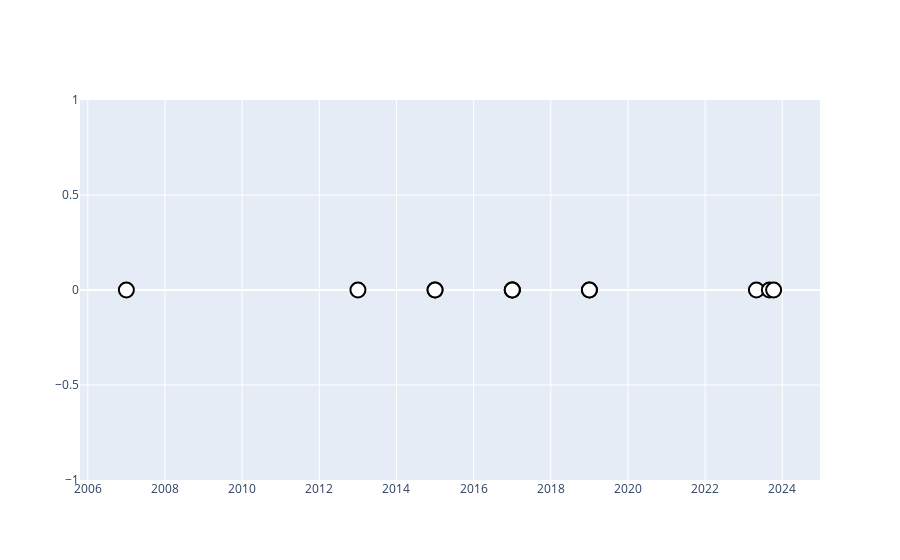

This figure's notebook cell:
### Code cell
df = pd.read_csv('timeline_2007.csv')
# df['y'] = 0

fig=go.Figure()

fig.add_trace(go.Scatter(
    x=df['Date'], 
    y=np.zeros(len(df)), 
    # mode='lines',
    # showlegend=False,

    marker=dict(
        symbol='circle',
        size = 15, 
        color='rgba(255,255,255,1)', 
        
    line=dict(
        color='rgba(0,0,0,1)', 
        width = 2),
    )
))
fig.show()

### Figure 1 — Plotly figure (JSON) as saved in the notebook; plotly's stock layout.template omitted (floating-point values rounded to 4 significant figures)
{"data": [{"marker": {"color": "rgba(255,255,255,1)", "line": {"color": "rgba(0,0,0,1)", "width": 2}, "size": 15, "symbol": "circle"}, "type": "scatter", "x": ["2007-01-01", "2013-01-01", "2015-01-01", "2015-01-01", "2017-01-01", "2017-01-01", "2017-01-01", "2019-01-01", "2019-01-01", "2023-05-01", "2023-09-01", "2023-10-11"], "y": [0, 0, 0, 0, 0, 0, 0, 0, 0, 0, 0, 0]}], "layout": {}}
